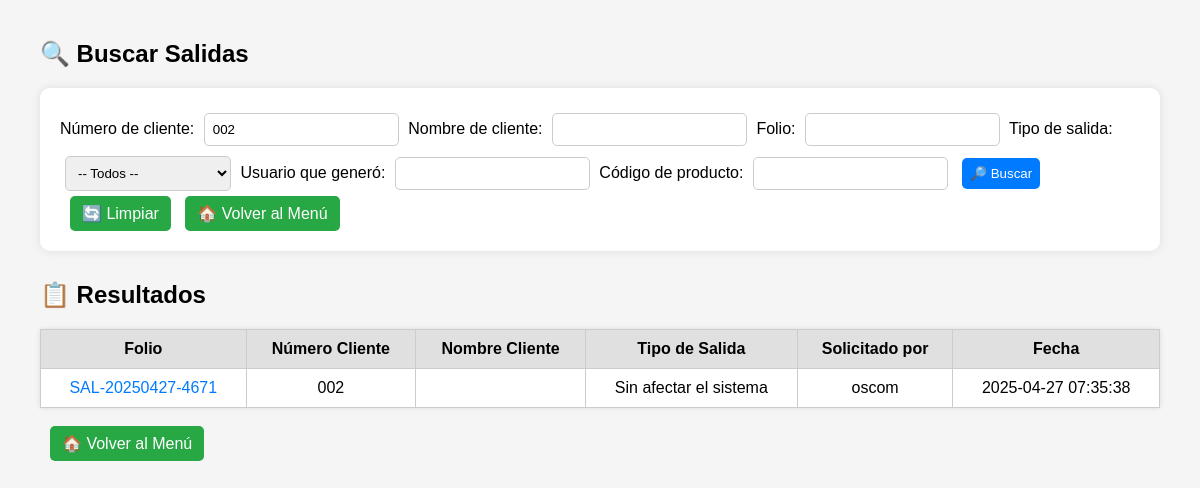
/salidas_recolecciones/historial_salidas.php?numero_cliente=002, run on the app's committed database.
### tables this page shows
CREATE TABLE `salidas` (
  `id` int(11) NOT NULL,
  `folio` varchar(50) NOT NULL,
  `tipo_salida` enum('afecta','no_afecta') NOT NULL,
  `solicitado_por` varchar(100) NOT NULL,
  `dirigido_a` varchar(100) NOT NULL,
  `numero_cliente` varchar(50) DEFAULT NULL,
  `nombre_cliente` varchar(300) NOT NULL,
  `direccion_cliente` text DEFAULT NULL,
  `folio_afectacion` varchar(100) DEFAULT NULL,
  `comentario` text DEFAULT NULL,
  `usuario_creacion` varchar(100) NOT NULL,
  `fecha_creacion` datetime NOT NULL
);

### salidas_recolecciones/historial_salidas.php (the view, shortened to what this page needs)
<?php
require 'conexion.php';
$where = [];
$joins = "";
if (!empty($_GET['numero_cliente'])) {
    $numero_cliente = $conn->real_escape_string($_GET['numero_cliente']);
    $where[] = "salidas.numero_cliente LIKE '%$numero_cliente%'";
}
$sql = "SELECT DISTINCT salidas.* FROM salidas $joins";
if (!empty($where)) {
    $sql .= " WHERE " . implode(" AND ", $where);
}
$sql .= " ORDER BY salidas.fecha_creacion DESC";
$resultado = $conn->query($sql);
?>
<!DOCTYPE html>
<html lang="es">
<head>
</head>
<body>
<h2>🔍 Buscar Salidas</h2>
<form method="GET" action="historial_salidas.php">
    Número de cliente: <input type="text" name="numero_cliente" value="<?php echo htmlspecialchars($_GET['numero_cliente'] ?? ''); ?>">
    Nombre de cliente: <input type="text" name="nombre_cliente" value="<?php echo htmlspecialchars($_GET['nombre_cliente'] ?? ''); ?>">
    Folio: <input type="text" name="folio" value="<?php echo htmlspecialchars($_GET['folio'] ?? ''); ?>">
    Tipo de salida:
    <select name="tipo_salida">
        <option value="">-- Todos --</option>
    </select>
    Usuario que generó: <input type="text" name="usuario_creacion" value="<?php echo htmlspecialchars($_GET['usuario_creacion'] ?? ''); ?>">
    Código de producto: <input type="text" name="codigo_producto" value="<?php echo htmlspecialchars($_GET['codigo_producto'] ?? ''); ?>">
    <button type="submit">🔎 Buscar</button>
    <a href="historial_salidas.php" class="boton">🔄 Limpiar</a>
    <a href="menu.php" class="boton">🏠 Volver al Menú</a>
</form>
<h2>📋 Resultados</h2>
<table>
    <thead>
        <tr>
            <th>Folio</th>
            <th>Número Cliente</th>
            <th>Nombre Cliente</th>
            <th>Tipo de Salida</th>
            <th>Solicitado por</th>
            <th>Fecha</th>
        </tr>
    </thead>
    <tbody>
    <?php if ($resultado->num_rows > 0): ?>
        <?php while ($row = $resultado->fetch_assoc()): ?>
            <tr>
                <td>
                    <a href="formato_salida.php?id=<?php echo $row['id']; ?>" target="_blank">
                        <?php echo htmlspecialchars($row['folio']); ?>
                    </a>
                </td>
                <td><?php echo htmlspecialchars($row['numero_cliente']); ?></td>
                <td><?php echo htmlspecialchars($row['nombre_cliente']); ?></td>
                <td><?php echo ($row['tipo_salida'] == 'afecta') ? 'Afectando el sistema' : 'Sin afectar el sistema'; ?></td>
                <td><?php echo htmlspecialchars($row['usuario_creacion']); ?></td>
                <td><?php echo htmlspecialchars($row['fecha_creacion']); ?></td>
            </tr>
        <?php endwhile; ?>
    <?php else: ?>
        <tr><td colspan="6">No se encontraron salidas.</td></tr>
    <?php endif; ?>
    </tbody>
</table>
<br>
<a href="menu.php" class="boton">🏠 Volver al Menú</a>
</body>
</html>

### salidas_recolecciones/historial_salidas.php (style rules this page uses)
body { font-family: Arial, sans-serif; margin: 40px; background-color: #f5f5f5; }
form { background: white; padding: 20px; border-radius: 10px; margin-bottom: 30px; box-shadow: 0 0 10px rgba(0,0,0,0.1); }
input, select, button { padding: 8px; margin: 5px; border-radius: 5px; border: 1px solid #ccc; }
button { background-color: #007bff; color: white; border: none; }
.boton { display: inline-block; padding: 8px 12px; background-color: #28a745; color: white; border-radius: 5px; text-decoration: none; margin-left: 10px; }
table { width: 100%; border-collapse: collapse; background: white; box-shadow: 0 0 5px rgba(0,0,0,0.1); }
th, td { border: 1px solid #ccc; padding: 10px; text-align: center; }
th { background-color: #e0e0e0; }
a { text-decoration: none; color: #007bff; }

### data on the page
salidas: folio "SAL-20250427-4671", numero_cliente "002", tipo_salida "Sin afectar el sistema", usuario_creacion "oscom", fecha_creacion "2025-04-27 07:35:38"
